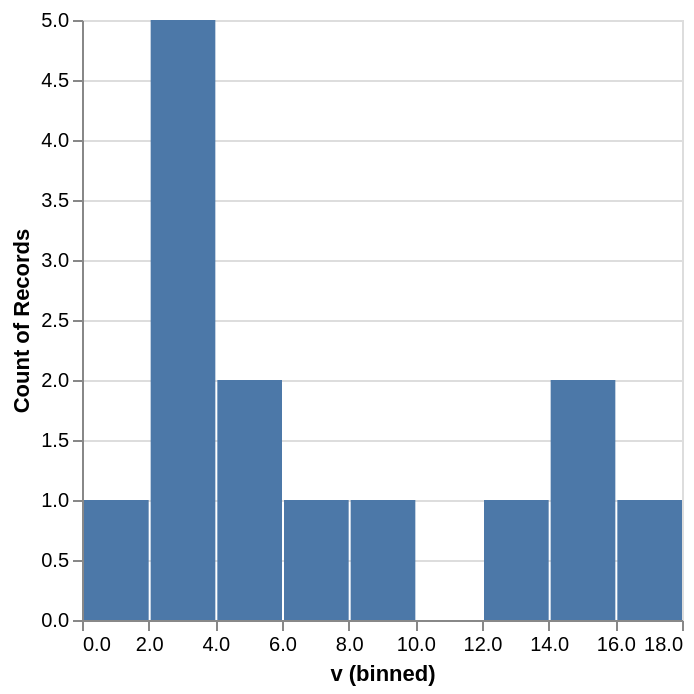

Describe this chart as a Vega-Lite specification.
### Vega-Lite specification from a JSON file in a GitHub repository (floating-point values rounded to 4 significant figures)
{"$schema": "https://vega.github.io/schema/vega-lite/v6.json", "data": {"values": [{"v": 1}, {"v": 2}, {"v": 2}, {"v": 3}, {"v": 3}, {"v": 3}, {"v": 4}, {"v": 4}, {"v": 7}, {"v": 9}, {"v": 12}, {"v": 15}, {"v": 15}, {"v": 18}]}, "description": "Histogram: binned x, count y.", "encoding": {"x": {"bin": true, "field": "v"}, "y": {"aggregate": "count"}}, "mark": "bar", "usermeta": {"easel": {"standin_ratio": 0.0222, "threshold": 0.05}}}
